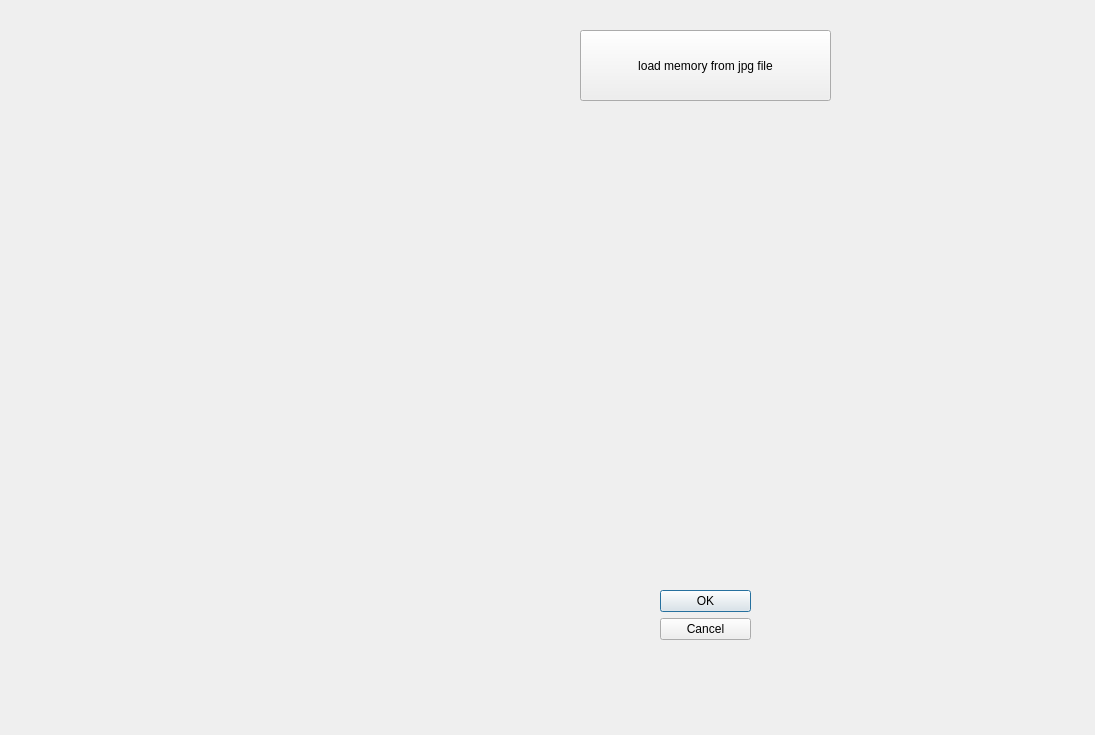
<?xml version="1.0" encoding="UTF-8"?>
<ui version="4.0">
 <class>guide_jpg_dlg</class>
 <widget class="QDialog" name="guide_jpg_dlg">
  <property name="geometry">
   <rect>
    <x>0</x>
    <y>0</y>
    <width>1095</width>
    <height>735</height>
   </rect>
  </property>
  <property name="windowTitle">
   <string>Dialog</string>
  </property>
  <widget class="QDialogButtonBox" name="buttonBox">
   <property name="geometry">
    <rect>
     <x>660</x>
     <y>590</y>
     <width>91</width>
     <height>81</height>
    </rect>
   </property>
   <property name="orientation">
    <enum>Qt::Vertical</enum>
   </property>
   <property name="standardButtons">
    <set>QDialogButtonBox::Cancel|QDialogButtonBox::Ok</set>
   </property>
  </widget>
  <widget class="QLabel" name="label_jpg">
   <property name="geometry">
    <rect>
     <x>870</x>
     <y>20</y>
     <width>181</width>
     <height>171</height>
    </rect>
   </property>
   <property name="text">
    <string/>
   </property>
  </widget>
  <widget class="QPushButton" name="pushButton_load_momory">
   <property name="geometry">
    <rect>
     <x>580</x>
     <y>30</y>
     <width>251</width>
     <height>71</height>
    </rect>
   </property>
   <property name="text">
    <string>load memory from jpg file</string>
   </property>
  </widget>
  <widget class="QLabel" name="label_memory">
   <property name="geometry">
    <rect>
     <x>910</x>
     <y>250</y>
     <width>181</width>
     <height>171</height>
    </rect>
   </property>
   <property name="text">
    <string/>
   </property>
  </widget>
  <widget class="QLabel" name="label_db">
   <property name="geometry">
    <rect>
     <x>880</x>
     <y>510</y>
     <width>181</width>
     <height>171</height>
    </rect>
   </property>
   <property name="text">
    <string/>
   </property>
  </widget>
 </widget>
 <resources/>
 <connections>
  <connection>
   <sender>buttonBox</sender>
   <signal>accepted()</signal>
   <receiver>guide_jpg_dlg</receiver>
   <slot>accept()</slot>
   <hints>
    <hint type="sourcelabel">
     <x>248</x>
     <y>254</y>
    </hint>
    <hint type="destinationlabel">
     <x>157</x>
     <y>274</y>
    </hint>
   </hints>
  </connection>
  <connection>
   <sender>buttonBox</sender>
   <signal>rejected()</signal>
   <receiver>guide_jpg_dlg</receiver>
   <slot>reject()</slot>
   <hints>
    <hint type="sourcelabel">
     <x>316</x>
     <y>260</y>
    </hint>
    <hint type="destinationlabel">
     <x>286</x>
     <y>274</y>
    </hint>
   </hints>
  </connection>
 </connections>
</ui>
